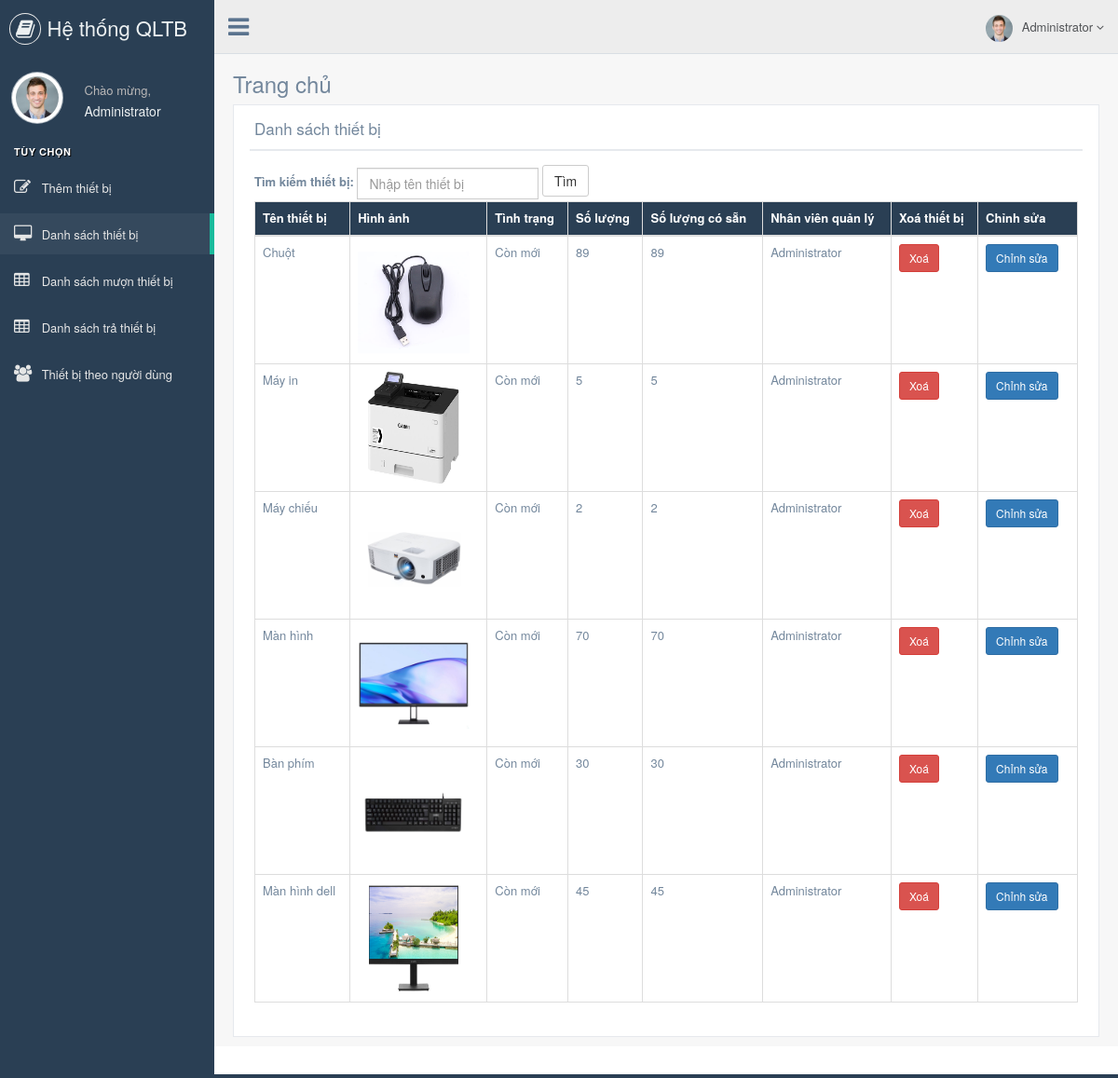
The app's page /admin/display_device.php (signed in) with its own data.
### tables this page shows
CREATE TABLE `add_device` (
  `id` int(5) NOT NULL,
  `device_name` varchar(50) NOT NULL,
  `device_image` varchar(5000) NOT NULL,
  `device_status` varchar(50) NOT NULL,
  `device_qty` varchar(50) NOT NULL,
  `available_qty` varchar(50) NOT NULL,
  `admin_username` varchar(50) NOT NULL
);

### admin/display_device.php (the view, shortened to what this page needs)
<?php
require_once "connection.php";
$search = "";
if ($_SERVER["REQUEST_METHOD"] === "POST" && isset($_POST["submit_search"])) {
    $search = trim($_POST["search"] ?? "");
    $stmt = $link->prepare("SELECT * FROM add_device WHERE device_name LIKE ?");
    $searchTerm = "%$search%";
    $stmt->bind_param("s", $searchTerm);
    $stmt->execute();
    $result = $stmt->get_result();
} else {
    $result = $link->query("SELECT * FROM add_device");
}
include "header.php";
?>
<div class="right_col" role="main">
    <div class="">
        <div class="page-title">
            <div class="title_left"><h3>Trang chủ</h3></div>
        </div>
        <div class="clearfix"></div>
        <div class="row" style="min-height:500px">
            <div class="col-md-12 col-sm-12 col-xs-12">
                <div class="x_panel">
                    <div class="x_title"><h2>Danh sách thiết bị</h2><div class="clearfix"></div></div>
                    <div class="x_content">
                        <form action="" method="post" class="form-inline mb-3">
                            <div class="form-group">
                                <label for="search" class="mr-2">Tìm kiếm thiết bị:</label>
                                <input type="text" name="search" id="search" class="form-control"
                                       placeholder="Nhập tên thiết bị" value="<?= htmlspecialchars($search) ?>">
                            </div>
                            <button type="submit" name="submit_search" class="btn btn-default ml-2">Tìm</button>
                        </form>
                        <table class="table table-bordered table-hover">
                            <thead style="background-color:#2a3f54; color:white;">
                                <tr>
                                    <th>Tên thiết bị</th>
                                    <th>Hình ảnh</th>
                                    <th>Tình trạng</th>
                                    <th>Số lượng</th>
                                    <th>Số lượng có sẵn</th>
                                    <th>Nhân viên quản lý</th>
                                    <th>Xoá thiết bị</th>
                                    <th>Chỉnh sửa</th>
                                </tr>
                            </thead>
                            <tbody>
                                <?php if ($result && $result->num_rows > 0): ?>
                                    <?php while ($row = $result->fetch_assoc()): ?>
                                        <tr>
                                            <td><?= htmlspecialchars($row['device_name']) ?></td>
                                            <td>
                                                <img src="<?= htmlspecialchars('../public_image/' . basename($row['device_image'])) ?>"
                                                     width="120" height="120" alt="Hình ảnh thiết bị">
                                            </td>
                                            <td><?= htmlspecialchars($row['device_status']) ?></td>
                                            <td><?= htmlspecialchars($row['device_qty']) ?></td>
                                            <td><?= htmlspecialchars($row['available_qty']) ?></td>
                                            <td><?= htmlspecialchars($row['admin_username']) ?></td>
                                            <td>
                                                <form method="post" action="delete_device.php" style="display:inline"
                                                      onsubmit="return confirm('Bạn có chắc chắn muốn xoá thiết bị này?');">
                                                    <button type="submit" class="btn btn-danger btn-sm">Xoá</button>
                                                </form>
                                            </td>
                                            <td>
                                                <a href="edit_device.php?id=<?= urlencode($row['id']) ?>"
                                                   class="btn btn-primary btn-sm">Chỉnh sửa</a>
                                            </td>
                                        </tr>
                                    <?php endwhile; ?>
                                <?php else: ?>
                                    <tr><td colspan="8" class="text-center">Không tìm thấy thiết bị nào.</td></tr>
                                <?php endif; ?>
                            </tbody>
                        </table>
                    </div>
                </div>
            </div>
        </div>
    </div>
</div>
<?php
include "footer.php";
?>

### records on screen
add_device: device_name "Chuột", device_image (picture), device_status "Còn mới", device_qty "89", available_qty "89", admin_username "Administrator"
add_device: device_name "Máy in", device_image (picture), device_status "Còn mới", device_qty "5", available_qty "5", admin_username "Administrator"
add_device: device_name "Máy chiếu", device_image (picture), device_status "Còn mới", device_qty "2", available_qty "2", admin_username "Administrator"
add_device: device_name "Màn hình", device_image (picture), device_status "Còn mới", device_qty "70", available_qty "70", admin_username "Administrator"
add_device: device_name "Bàn phím", device_image (picture), device_status "Còn mới", device_qty "30", available_qty "30", admin_username "Administrator"
add_device: device_name "Màn hình dell", device_image (picture), device_status "Còn mới", device_qty "45", available_qty "45", admin_username "Administrator"

### other values on screen
$adminName "Administrator"
